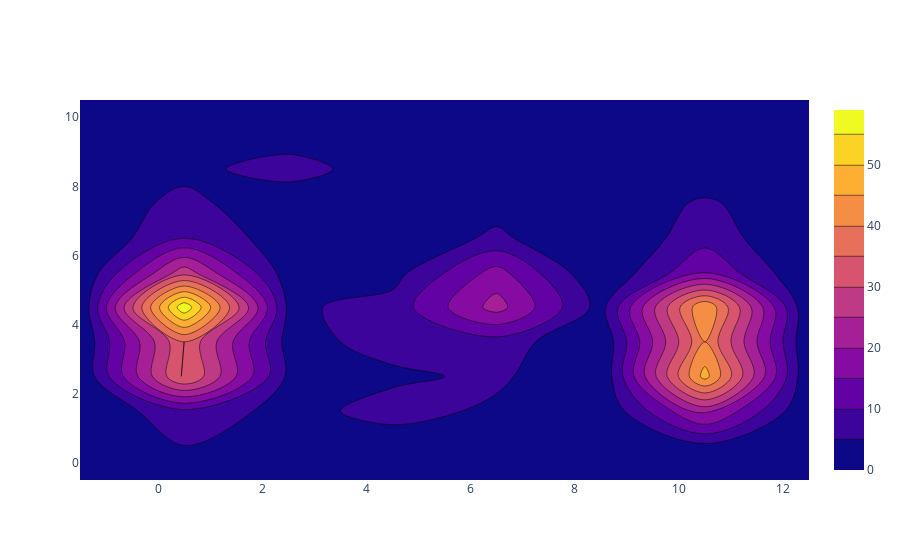

The cell this chart's notebook holds for it:
### Markdown cell above
# Wind by month

### Code cell
fig = go.Figure(data=go.Histogram2dContour(x=df['month'],y=df['wind']))
fig.show()

### Figure 1 — Plotly figure (JSON) as saved in the notebook; plotly's stock layout.template omitted (floating-point values rounded to 4 significant figures; data arrays with more than 128 entries replaced by an {"elided": "..."} marker saying what was removed)
{"data": [{"type": "histogram2dcontour", "x": {"elided": "517 int values"}, "y": {"elided": "517 float values"}}], "layout": {}}
